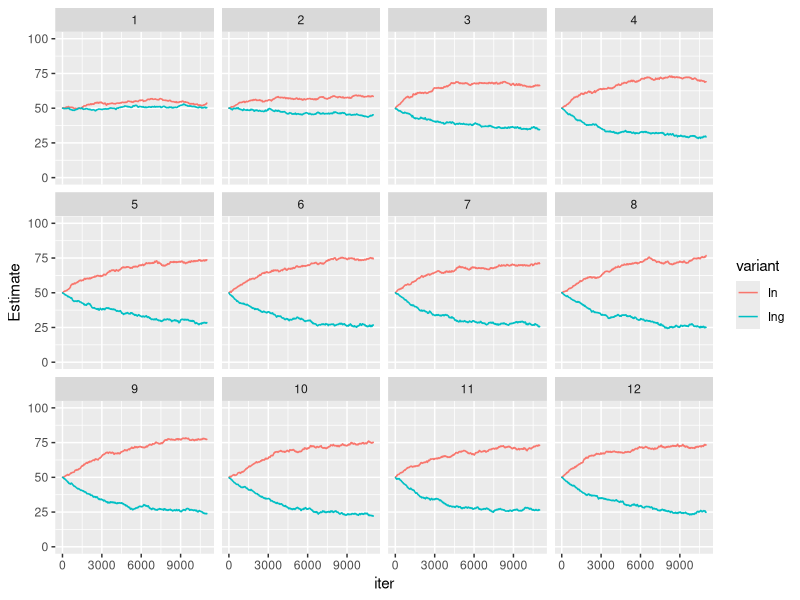
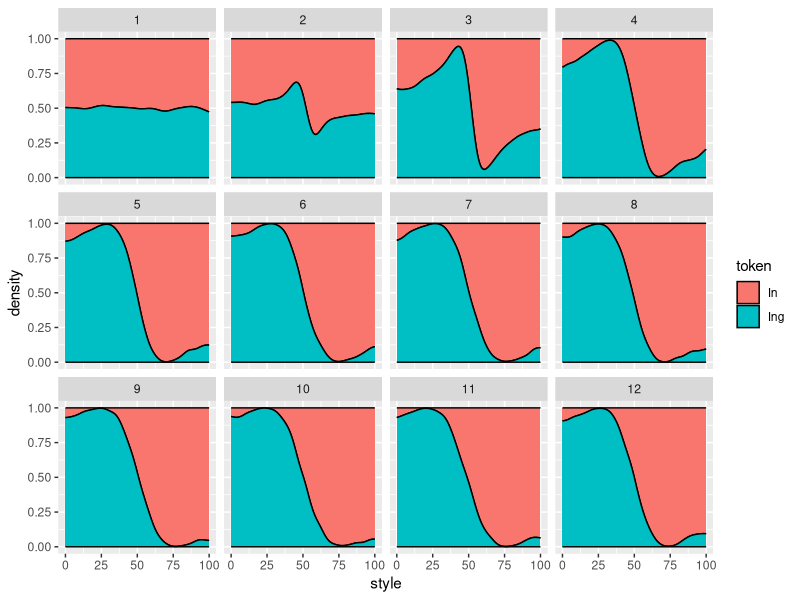

Generate these figures, in order, with R:

library(ggplot2)
library(reshape2)
library(plyr)


generate_new_speaker <- function(niter, generation, min = 0, max = 100){
  # This function generates a new learner.
#"In" and "Ing" are the (mean) style values for each variant
#token is whihc variant they just heard
#style is which style "
  experience <- list(In    = vector(length = niter),
                     Ing   = vector(length = niter),
                     token = vector(length = niter),
                     style = vector(length = niter),
                     iter  = 1:niter,
                     generation = rep(generation, niter)
                    )
  experience[["Ing"]][1]   <- (max-min)/2
  experience[["In"]][1]    <- (max-min)/2
  experience[["token"]][1] <- NA
  experience[["style"]][1] <- NA
  return(experience)
}

update_speaker <- function(speaker, lambda, iter, token, style){
  # this function updates a learner with input
#speaker is basically experience  
other_token <- c(In = "Ing", Ing = "In")
  other <- other_token[token]

#expectation is a style value    
  previous_expectation <- speaker[[token]][iter-1]
  dist    <- max(1, abs(style-previous_expectation))
#If its closer than 1 unit to the expectation than dist = 1
  weight  <- lambda * (1/(dist^2))
  
  new_expectation <- (previous_expectation * (1-weight)) + (style * weight)
  
  speaker[[token]][iter]   <- new_expectation
  speaker[[other]][iter]   <- speaker[[other]][iter-1]
  speaker[["style"]][iter] <- style
  speaker[["token"]][iter] <- token
    
  return(speaker)
}

generate_from_speaker <- function(speaker, min = 0, max = 100, eps = 0.001){
  # this function generates a tokens from a mature speaker
  #Choose style to speak, which is an independent choice
  style <- runif(1, min, max)

#Takes their last expectation for the style of each token
  In_expect  <- rev(speaker[["In"]])[1]
  Ing_expect <- rev(speaker[["Ing"]])[1]
  
#eps is epsilon, the smallest value that something can take, as in clustering algorithms
  In_dist  <- max(eps, abs(style - In_expect))
  Ing_dist <- max(eps, abs(style - Ing_expect))
  
  In_weight  <- 1/(In_dist^2)
  Ing_weight <- 1/(Ing_dist^2)
  
  In_prob  <- In_weight /(In_weight+Ing_weight)
  Ing_prob <- Ing_weight/(In_weight+Ing_weight)
  
  token <- sample(c("In","Ing"), size=1, prob=c(In_prob,Ing_prob))
  
  return(list(style = style, token = token))
}

#old_speaker should have SAME STYLE for in/ing, to model first generation after doublet is innovated
old_speaker <- list(In    = 50,
                     Ing   = 50,
                     token = NA,
                     style = NA)

ngenerations <- 12
niter <- 11000
lambda <- 0.3

generations <- vector(length = ngenerations, mode = "list")


for(gen in 1:ngenerations){
  new_speaker <- generate_new_speaker(niter = niter, generation=gen)
  for(iter in 2:niter){
    obs <- generate_from_speaker(old_speaker)
#obs is a token and its associated style    
    token <- obs[["token"]]
    style <- obs[["style"]]
    
    new_speaker <- update_speaker(new_speaker, lambda=lambda, iter=iter, token=token, style=style)
  }
  generations[[gen]] <- as.data.frame(new_speaker)
  old_speaker <- new_speaker
}


generations.df <- rbind.fill(generations)

generations.df.melt <- melt(generations.df, value.name = "Estimate", id.vars = c("token", "style", "iter", "generation"), variable.name = "variant", na.rm = TRUE, measure.vars = c("In", "Ing"))


ggplot(generations.df.melt, aes(x = iter, y = Estimate, color=variant, group=variant))+
    geom_step()+
    facet_wrap(~generation)+
    ylim(0,100)

#ggplot(generations.df, aes(iter, Ing))+
#  geom_step()+
#  facet_wrap(~generation)+
#  ylim(50,100)

ggplot(subset(generations.df, !is.na(style)), aes(style, fill = token))+
  stat_density(color = "black", position = "fill")+
  facet_wrap(~generation)
